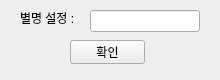
<?xml version="1.0" encoding="UTF-8"?>
<ui version="4.0">
 <class>Form</class>
 <widget class="QWidget" name="Form">
  <property name="geometry">
   <rect>
    <x>0</x>
    <y>0</y>
    <width>220</width>
    <height>80</height>
   </rect>
  </property>
  <property name="windowTitle">
   <string>별명 설정</string>
  </property>
  <widget class="QLabel" name="label">
   <property name="geometry">
    <rect>
     <x>20</x>
     <y>10</y>
     <width>71</width>
     <height>16</height>
    </rect>
   </property>
   <property name="text">
    <string>별명 설정 :</string>
   </property>
  </widget>
  <widget class="QLineEdit" name="lineEdit">
   <property name="geometry">
    <rect>
     <x>90</x>
     <y>10</y>
     <width>110</width>
     <height>22</height>
    </rect>
   </property>
  </widget>
  <widget class="QPushButton" name="btn_ok">
   <property name="geometry">
    <rect>
     <x>70</x>
     <y>40</y>
     <width>75</width>
     <height>24</height>
    </rect>
   </property>
   <property name="text">
    <string>확인</string>
   </property>
  </widget>
 </widget>
 <resources/>
 <connections/>
</ui>
